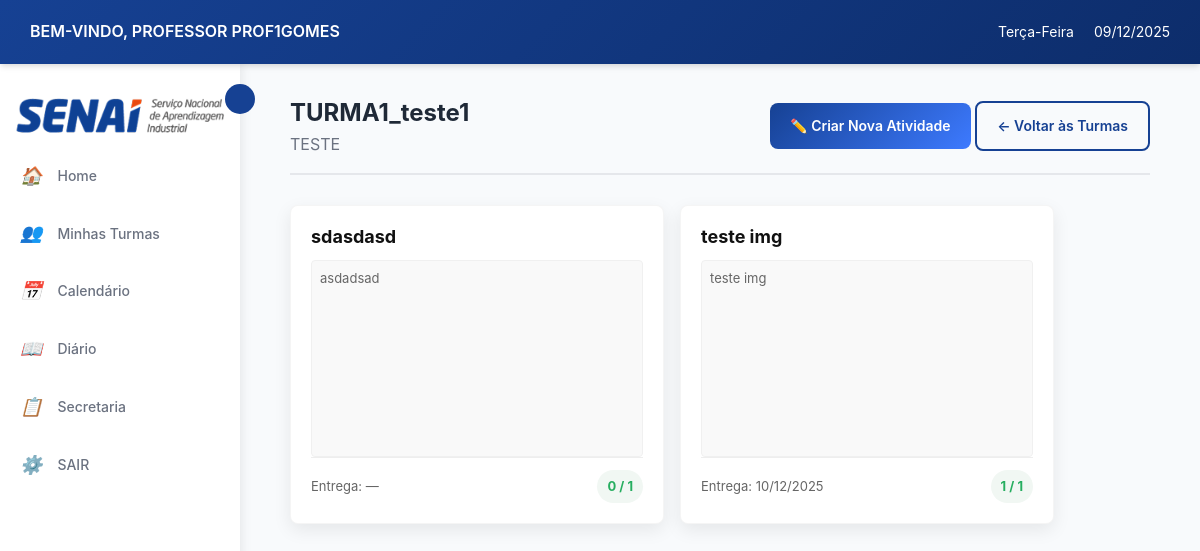
Page /professor/turma/1/atividades/ (signed in) on the earlier database version.
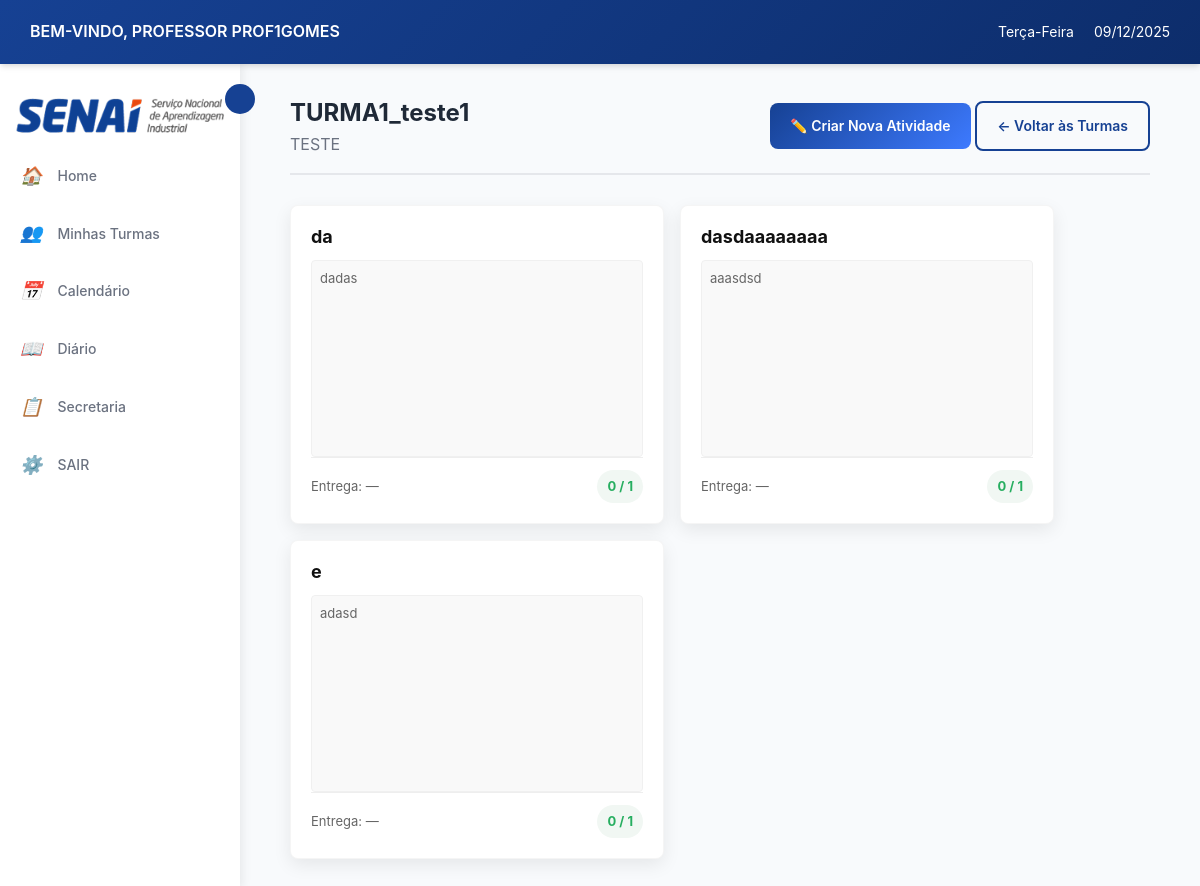
Same page on the later database version.
### atividades/models.py (models this page shows)
class Atividade(models.Model):
    TIPO_ARQUIVO = [
        ('pdf', 'PDF'),
        ('doc', 'DOC'),
        ('docx', 'DOCX'),
        ('imagem', 'Imagem'),
        ('outro', 'Outro'),
    ]
    atividade_id = models.AutoField(primary_key=True)
    turma = models.ForeignKey('cursos.Turma', on_delete=models.CASCADE)
    tipo = models.ForeignKey(TipoAtividade, on_delete=models.SET_NULL, null=True, blank=True) # Novo campo
    titulo = models.CharField(max_length=200)
    descricao = models.TextField(blank=True, null=True)
    tipo_material = models.CharField(max_length=10, choices=TIPO_ARQUIVO, blank=True, null=True)
    url_material = models.URLField(blank=True, null=True)
    arquivo = models.FileField(upload_to='atividades_files/', blank=True, null=True)
    data_entrega = models.DateTimeField(blank=True, null=True)
    class Meta:
        db_table = 'Atividades'

### professor/views.py (the view)
# urls.py: path('turma/<int:turma_id>/atividades/', views.listar_atividades, name='listar_atividades'),
@login_required
@professor_required
def listar_atividades(request, turma_id):
    professor = Professor.objects.get(usuario=request.user)
    turma = get_object_or_404(Turma, turma_id=turma_id, professor=professor)
    atividades = Atividade.objects.filter(turma=turma).order_by('-atividade_id')
    atividades_info = []
    total_alunos = Matricula.objects.filter(turma=turma).count()
    for atividade in atividades:
        entregues_qs = AtividadeEntregue.objects.filter(atividade=atividade)
        entregues_count = entregues_qs.count()
        hoje = timezone.now().date()
        data_entrega = None
        if atividade.data_entrega:
            if isinstance(atividade.data_entrega, datetime.datetime):
                data_entrega = atividade.data_entrega.date()
            else:
                data_entrega = atividade.data_entrega
        atrasada = data_entrega and data_entrega < hoje
        atividades_info.append({
            'atividade': atividade,
            'entregues_count': entregues_count,
            'total_alunos': total_alunos,
            'atrasada': atrasada,
        })
    context = {
        'turma': turma,
        'atividades_info': atividades_info
    }
    return render(request, 'professor/listar_atividades.html', context)

### professor/templates/professor/listar_atividades.html (shortened to what this page needs)
{% extends 'professor/base.html' %}
{% load static %}
{% block content %}
<div class="dashboard-container">
    <div class="content-header" style="display: flex; justify-content: space-between; align-items: center; ">
        <div class="content">
            <h2>{{ turma.nome }}</h2>
            <p class="text-muted">{{ turma.curso.descricao }}</p>
        </div>
        <div>
            <a href="{% url 'atividades:adicionar_atividade' %}?turma={{ turma.turma_id }}" class="btn btn-primary">
                ✏️ Criar Nova Atividade
            </a>
            <a href="{% url 'professor:turmas_por_curso' turma.curso.id %}" class="btn btn-outline-primary">
                ← Voltar às Turmas
            </a>
        </div>
    </div>
    {% if atividades_info %}
    <div class="atividades-container">
        {% for info in atividades_info %}
        {% with atividade=info.atividade %}
        <a href="{% url 'professor:atividade_detalhe' turma.turma_id atividade.atividade_id %}" class="atividade-card-link">
            <div class="atividade-card">
                <div class="atividade-card-top">
                    <h3 class="atividade-card-titulo">{{ atividade.titulo }}</h3>
                    <p class="atividade-card-descricao">{{ atividade.descricao }}</p>
                </div>
                <div class="atividade-card-bottom">
                    <small class="atividade-card-data {% if info.atrasada %}data-atrasada{% endif %}">
                        Entrega: {% if atividade.data_entrega %}{{ atividade.data_entrega|date:"d/m/Y" }}{% else %}—{% endif %}
                    </small>
                    <span class="atividade-card-badge {% if info.atrasada %}badge-atrasada{% endif %}">
                        {{ info.entregues_count }} / {{ info.total_alunos }}
                    </span>
                </div>
            </div>
        </a>
        {% endwith %}
        {% endfor %}
    </div>
    {% endif %}
</div>
{% endblock %}

Differences in the rows shown:
removed Atividade: atividade.titulo "sdasdasd", atividade.descricao "asdadsad", entregues_count "0", total_alunos "1"
removed Atividade: atividade.titulo "teste img", atividade.descricao "teste img", atividade.data_entrega "10/12/2025", entregues_count "1", total_alunos "1"
added Atividade: atividade.titulo "da", atividade.descricao "dadas", entregues_count "0", total_alunos "1"
added Atividade: atividade.titulo "dasdaaaaaaaa", atividade.descricao "aaasdsd", entregues_count "0", total_alunos "1"
added Atividade: atividade.titulo "e", atividade.descricao "adasd", entregues_count "0", total_alunos "1"
